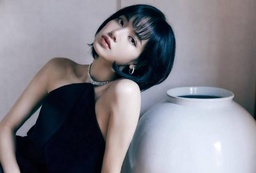
#> input picture lab01/lisa.jpeg, 256 x 173 px, shrunk from 674 x 455 before the run
$ python bilinear.py
#> lines starting #> are read from the running program, lines starting #| are printed output that depends on the picture
import numpy as np
import cv2


img = cv2.imread("lisa.jpeg")
#> img is the input picture: shape (173, 256, 3); mean B, G, R 136.6, 128.1, 129.8

h, w = img.shape[0], img.shape[1]
#> h = 173; w = 256

pad = np.zeros((h+2, w+2, 3))

for i in range(h):
    for j in range(w):
        pad[i+1][j+1] = img[i][j]
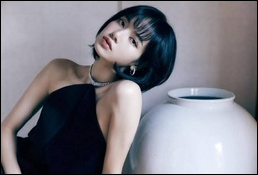
#> pad: shape (175, 258, 3) float64; mean B, G, R 134, 125.7, 127.4

res = np.zeros((3*h, 3*w, 3))

for i in range(3*h):
    for j in range(3*w):
        x = (i-1) // 3 + 1
        y = (j-1) // 3 + 1
        dx = i - (i-1) // 3 * 3
        dy = j - (j-1) // 3 * 3
        dx /= 3
        dy /= 3
        px1 = dx * pad[x][y] + (1-dx) * pad[x+1][y]
        px2 = dx * pad[x][y+1] + (1-dx) * pad[x+1][y+1]
        res[i][j] = dy * px1 + (1-dy) * px2
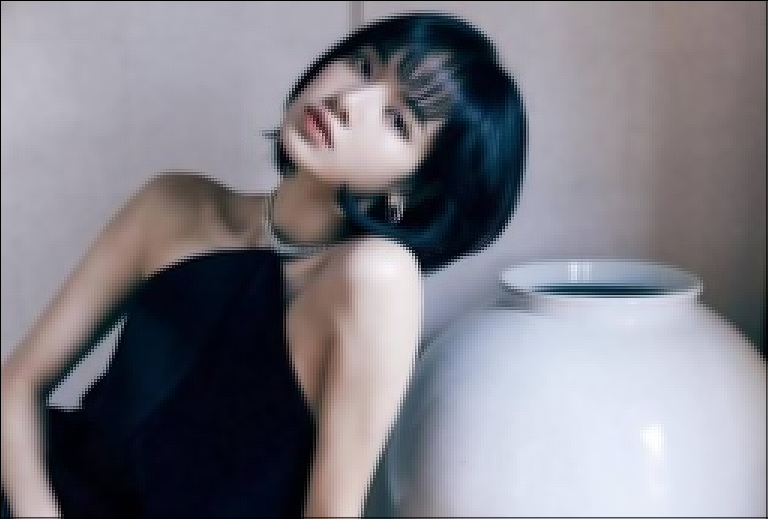
#> res: shape (519, 768, 3) float64; mean B, G, R 135.6, 127.3, 128.9; drawn with min black and max white

cv2.imwrite("lisa_bilinear.jpeg", res)
